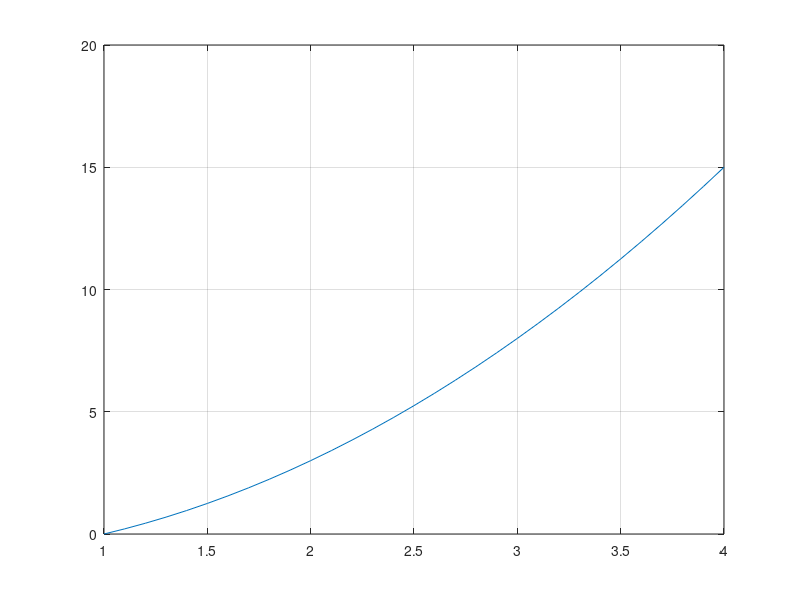

Reproduce this figure in MATLAB.
%TEMA: SUMAS DE RIEMANN, SUMAS SUPERIORES E INFERIORES
%AUTOR: JESSICA MARTINEZ JIMENEZ
%GRUPO: 3202

a=1;
b=4;

num_inter=200;
% Pasos funcion
f = inline ("x^2 -1");
% Calculo del incremento de x
h=(b-a)/num_inter;
% m+1 puntos, m intervalos
x=a:h:b;
int=0;
% Para el intervalo

for i=1:num_inter;
    %extremos x(i), x(i+1)
    xm=(x(i)+ x (i+1))/2; 
    int=int+f(xm)*h;
  end
  
fprintf("Area = ")
fprintf(" %d", int);

x=[1:0.1:4];
y= (x.^2) -1;
plot(x,y)
grid on
hold on